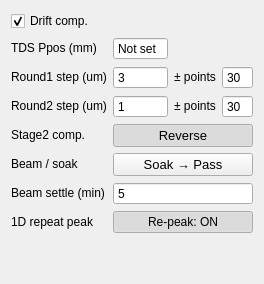
              <widget class="QWidget" name="peakSearchTab">
               <attribute name="title">
                <string>Peak search</string>
               </attribute>
               <layout class="QGridLayout" name="psGrid" columnstretch="0,1,0,1">
                <item row="0" column="0" colspan="2">
                 <widget class="QCheckBox" name="driftComp">
                  <property name="sizePolicy">
                   <sizepolicy hsizetype="Expanding" vsizetype="Fixed">
                    <horstretch>0</horstretch>
                    <verstretch>0</verstretch>
                   </sizepolicy>
                  </property>
                  <property name="toolTip">
                   <string>&lt;html&gt;&lt;head/&gt;&lt;body&gt;&lt;p&gt;&lt;span style=&quot; font-weight:700;&quot;&gt;Temperature drift compensation&lt;/span&gt;&lt;/p&gt;&lt;p&gt;Ticked: in every temperature scan (ScanT ticked, iTC connected, temperature points in the list), at each temperature point the stage1 THz peak is searched around TDS Ppos. Its shift Δ = new peak - TDS Ppos is added to iPos1, and to iPos2 with the direction set below, so the pump-THz delay stays the same at every temperature. Works the same in every scan mode.&lt;/p&gt;&lt;p&gt;Unticked: no search and no compensation. Scans without a temperature change are never compensated.&lt;/p&gt;&lt;/body&gt;&lt;/html&gt;</string>
                  </property>
                  <property name="text">
                   <string>Drift comp.</string>
                  </property>
                  <property name="checked">
                   <bool>true</bool>
                  </property>
                  <property name="mytype" stdset="0">
                   <string>checkbox</string>
                  </property>
                 </widget>
                </item>
                <item row="1" column="0">
                 <widget class="QLabel" name="psLabel_Ppos">
                  <property name="sizePolicy">
                   <sizepolicy hsizetype="Preferred" vsizetype="Fixed">
                    <horstretch>0</horstretch>
                    <verstretch>0</verstretch>
                   </sizepolicy>
                  </property>
                  <property name="toolTip">
                   <string>&lt;html&gt;&lt;head/&gt;&lt;body&gt;&lt;p&gt;&lt;span style=&quot; font-weight:700;&quot;&gt;TDS Ppos - stage1 THz peak position (mm)&lt;/span&gt;&lt;/p&gt;&lt;p&gt;The stage1 position of the THz peak that belongs to the current iPos1 / iPos2. Enter it by hand after optimising the TDS; every successful search then updates it.&lt;/p&gt;&lt;p&gt;Not set: a compensated temperature scan will not start. The value is not kept after the program is closed.&lt;/p&gt;&lt;/body&gt;&lt;/html&gt;</string>
                  </property>
                  <property name="text">
                   <string>TDS Ppos (mm)</string>
                  </property>
                  <property name="mytype" stdset="0">
                   <string>label</string>
                  </property>
                 </widget>
                </item>
                <item row="1" column="1">
                 <widget class="QDoubleSpinBox" name="TDS_Ppos">
                  <property name="sizePolicy">
                   <sizepolicy hsizetype="Expanding" vsizetype="Fixed">
                    <horstretch>0</horstretch>
                    <verstretch>0</verstretch>
                   </sizepolicy>
                  </property>
                  <property name="toolTip">
                   <string>&lt;html&gt;&lt;head/&gt;&lt;body&gt;&lt;p&gt;&lt;span style=&quot; font-weight:700;&quot;&gt;TDS Ppos - stage1 THz peak position (mm)&lt;/span&gt;&lt;/p&gt;&lt;p&gt;The stage1 position of the THz peak that belongs to the current iPos1 / iPos2. Enter it by hand after optimising the TDS; every successful search then updates it.&lt;/p&gt;&lt;p&gt;Not set: a compensated temperature scan will not start. The value is not kept after the program is closed.&lt;/p&gt;&lt;/body&gt;&lt;/html&gt;</string>
                  </property>
                  <property name="buttonSymbols">
                   <enum>QAbstractSpinBox::ButtonSymbols::NoButtons</enum>
                  </property>
                  <property name="specialValueText">
                   <string>Not set</string>
                  </property>
                  <property name="decimals">
                   <number>3</number>
                  </property>
                  <property name="minimum">
                   <double>-1.000000000000000</double>
                  </property>
                  <property name="maximum">
                   <double>220.000000000000000</double>
                  </property>
                  <property name="value">
                   <double>-1.000000000000000</double>
                  </property>
                 </widget>
                </item>
                <item row="2" column="0">
                 <widget class="QLabel" name="psLabel_R1">
                  <property name="sizePolicy">
                   <sizepolicy hsizetype="Preferred" vsizetype="Fixed">
                    <horstretch>0</horstretch>
                    <verstretch>0</verstretch>
                   </sizepolicy>
                  </property>
                  <property name="toolTip">
                   <string>&lt;html&gt;&lt;head/&gt;&lt;body&gt;&lt;p&gt;&lt;span style=&quot; font-weight:700;&quot;&gt;Round 1 - coarse search&lt;/span&gt;&lt;/p&gt;&lt;p&gt;Step (um) and number of points on each side of TDS Ppos. Default 3 um x ±30 covers ±90 um.&lt;/p&gt;&lt;p&gt;Keep the step below the width of the THz peak, or the search can step over it. A maximum on the edge of this window counts as a failed search (the peak may have left the window).&lt;/p&gt;&lt;/body&gt;&lt;/html&gt;</string>
                  </property>
                  <property name="text">
                   <string>Round1 step (um)</string>
                  </property>
                  <property name="mytype" stdset="0">
                   <string>label</string>
                  </property>
                 </widget>
                </item>
                <item row="2" column="1">
                 <widget class="QSpinBox" name="R1_step">
                  <property name="sizePolicy">
                   <sizepolicy hsizetype="Expanding" vsizetype="Fixed">
                    <horstretch>0</horstretch>
                    <verstretch>0</verstretch>
                   </sizepolicy>
                  </property>
                  <property name="toolTip">
                   <string>&lt;html&gt;&lt;head/&gt;&lt;body&gt;&lt;p&gt;&lt;span style=&quot; font-weight:700;&quot;&gt;Round 1 - coarse search&lt;/span&gt;&lt;/p&gt;&lt;p&gt;Step (um) and number of points on each side of TDS Ppos. Default 3 um x ±30 covers ±90 um.&lt;/p&gt;&lt;p&gt;Keep the step below the width of the THz peak, or the search can step over it. A maximum on the edge of this window counts as a failed search (the peak may have left the window).&lt;/p&gt;&lt;/body&gt;&lt;/html&gt;</string>
                  </property>
                  <property name="buttonSymbols">
                   <enum>QAbstractSpinBox::ButtonSymbols::NoButtons</enum>
                  </property>
                  <property name="minimum">
                   <number>1</number>
                  </property>
                  <property name="maximum">
                   <number>1000</number>
                  </property>
                  <property name="value">
                   <number>3</number>
                  </property>
                 </widget>
                </item>
                <item row="2" column="2">
                 <widget class="QLabel" name="psLabel_R1pts">
                  <property name="sizePolicy">
                   <sizepolicy hsizetype="Preferred" vsizetype="Fixed">
                    <horstretch>0</horstretch>
                    <verstretch>0</verstretch>
                   </sizepolicy>
                  </property>
                  <property name="toolTip">
                   <string>&lt;html&gt;&lt;head/&gt;&lt;body&gt;&lt;p&gt;&lt;span style=&quot; font-weight:700;&quot;&gt;Round 1 - coarse search&lt;/span&gt;&lt;/p&gt;&lt;p&gt;Step (um) and number of points on each side of TDS Ppos. Default 3 um x ±30 covers ±90 um.&lt;/p&gt;&lt;p&gt;Keep the step below the width of the THz peak, or the search can step over it. A maximum on the edge of this window counts as a failed search (the peak may have left the window).&lt;/p&gt;&lt;/body&gt;&lt;/html&gt;</string>
                  </property>
                  <property name="text">
                   <string>± points</string>
                  </property>
                  <property name="mytype" stdset="0">
                   <string>label</string>
                  </property>
                 </widget>
                </item>
                <item row="2" column="3">
                 <widget class="QSpinBox" name="R1_pts">
                  <property name="sizePolicy">
                   <sizepolicy hsizetype="Expanding" vsizetype="Fixed">
                    <horstretch>0</horstretch>
                    <verstretch>0</verstretch>
                   </sizepolicy>
                  </property>
                  <property name="toolTip">
                   <string>&lt;html&gt;&lt;head/&gt;&lt;body&gt;&lt;p&gt;&lt;span style=&quot; font-weight:700;&quot;&gt;Round 1 - coarse search&lt;/span&gt;&lt;/p&gt;&lt;p&gt;Step (um) and number of points on each side of TDS Ppos. Default 3 um x ±30 covers ±90 um.&lt;/p&gt;&lt;p&gt;Keep the step below the width of the THz peak, or the search can step over it. A maximum on the edge of this window counts as a failed search (the peak may have left the window).&lt;/p&gt;&lt;/body&gt;&lt;/html&gt;</string>
                  </property>
                  <property name="buttonSymbols">
                   <enum>QAbstractSpinBox::ButtonSymbols::NoButtons</enum>
                  </property>
                  <property name="minimum">
                   <number>1</number>
                  </property>
                  <property name="maximum">
                   <number>500</number>
                  </property>
                  <property name="value">
                   <number>30</number>
                  </property>
                 </widget>
                </item>
                <item row="3" column="0">
                 <widget class="QLabel" name="psLabel_R2">
                  <property name="sizePolicy">
                   <sizepolicy hsizetype="Preferred" vsizetype="Fixed">
                    <horstretch>0</horstretch>
                    <verstretch>0</verstretch>
                   </sizepolicy>
                  </property>
                  <property name="toolTip">
                   <string>&lt;html&gt;&lt;head/&gt;&lt;body&gt;&lt;p&gt;&lt;span style=&quot; font-weight:700;&quot;&gt;Round 2 - fine search&lt;/span&gt;&lt;/p&gt;&lt;p&gt;Step (um) and number of points on each side of the Round 1 result. Default 1 um x ±30.&lt;/p&gt;&lt;/body&gt;&lt;/html&gt;</string>
                  </property>
                  <property name="text">
                   <string>Round2 step (um)</string>
                  </property>
                  <property name="mytype" stdset="0">
                   <string>label</string>
                  </property>
                 </widget>
                </item>
                <item row="3" column="1">
                 <widget class="QSpinBox" name="R2_step">
                  <property name="sizePolicy">
                   <sizepolicy hsizetype="Expanding" vsizetype="Fixed">
                    <horstretch>0</horstretch>
                    <verstretch>0</verstretch>
                   </sizepolicy>
                  </property>
                  <property name="toolTip">
                   <string>&lt;html&gt;&lt;head/&gt;&lt;body&gt;&lt;p&gt;&lt;span style=&quot; font-weight:700;&quot;&gt;Round 2 - fine search&lt;/span&gt;&lt;/p&gt;&lt;p&gt;Step (um) and number of points on each side of the Round 1 result. Default 1 um x ±30.&lt;/p&gt;&lt;/body&gt;&lt;/html&gt;</string>
                  </property>
                  <property name="buttonSymbols">
                   <enum>QAbstractSpinBox::ButtonSymbols::NoButtons</enum>
                  </property>
                  <property name="minimum">
                   <number>1</number>
                  </property>
                  <property name="maximum">
                   <number>1000</number>
                  </property>
                  <property name="value">
                   <number>1</number>
                  </property>
                 </widget>
                </item>
                <item row="3" column="2">
                 <widget class="QLabel" name="psLabel_R2pts">
                  <property name="sizePolicy">
                   <sizepolicy hsizetype="Preferred" vsizetype="Fixed">
                    <horstretch>0</horstretch>
                    <verstretch>0</verstretch>
                   </sizepolicy>
                  </property>
                  <property name="toolTip">
                   <string>&lt;html&gt;&lt;head/&gt;&lt;body&gt;&lt;p&gt;&lt;span style=&quot; font-weight:700;&quot;&gt;Round 2 - fine search&lt;/span&gt;&lt;/p&gt;&lt;p&gt;Step (um) and number of points on each side of the Round 1 result. Default 1 um x ±30.&lt;/p&gt;&lt;/body&gt;&lt;/html&gt;</string>
                  </property>
                  <property name="text">
                   <string>± points</string>
                  </property>
                  <property name="mytype" stdset="0">
                   <string>label</string>
                  </property>
                 </widget>
                </item>
                <item row="3" column="3">
                 <widget class="QSpinBox" name="R2_pts">
                  <property name="sizePolicy">
                   <sizepolicy hsizetype="Expanding" vsizetype="Fixed">
                    <horstretch>0</horstretch>
                    <verstretch>0</verstretch>
                   </sizepolicy>
                  </property>
                  <property name="toolTip">
                   <string>&lt;html&gt;&lt;head/&gt;&lt;body&gt;&lt;p&gt;&lt;span style=&quot; font-weight:700;&quot;&gt;Round 2 - fine search&lt;/span&gt;&lt;/p&gt;&lt;p&gt;Step (um) and number of points on each side of the Round 1 result. Default 1 um x ±30.&lt;/p&gt;&lt;/body&gt;&lt;/html&gt;</string>
                  </property>
                  <property name="buttonSymbols">
                   <enum>QAbstractSpinBox::ButtonSymbols::NoButtons</enum>
                  </property>
                  <property name="minimum">
                   <number>1</number>
                  </property>
                  <property name="maximum">
                   <number>500</number>
                  </property>
                  <property name="value">
                   <number>30</number>
                  </property>
                 </widget>
                </item>
                <item row="4" column="0">
                 <widget class="QLabel" name="psLabel_dir">
                  <property name="sizePolicy">
                   <sizepolicy hsizetype="Preferred" vsizetype="Fixed">
                    <horstretch>0</horstretch>
                    <verstretch>0</verstretch>
                   </sizepolicy>
                  </property>
                  <property name="toolTip">
                   <string>&lt;html&gt;&lt;head/&gt;&lt;body&gt;&lt;p&gt;&lt;span style=&quot; font-weight:700;&quot;&gt;Stage2 compensation direction&lt;/span&gt;&lt;/p&gt;&lt;p&gt;Reverse: stage2 moves opposite to the stage1 peak shift, iPos2 = iPos2 - Δ (this setup: stage2 is mounted in reverse).&lt;/p&gt;&lt;p&gt;Forward: iPos2 = iPos2 + Δ.&lt;/p&gt;&lt;/body&gt;&lt;/html&gt;</string>
                  </property>
                  <property name="text">
                   <string>Stage2 comp.</string>
                  </property>
                  <property name="mytype" stdset="0">
                   <string>label</string>
                  </property>
                 </widget>
                </item>
                <item row="4" column="1" colspan="3">
                 <widget class="QPushButton" name="stage2CompDir">
                  <property name="sizePolicy">
                   <sizepolicy hsizetype="Expanding" vsizetype="Fixed">
                    <horstretch>0</horstretch>
                    <verstretch>0</verstretch>
                   </sizepolicy>
                  </property>
                  <property name="maximumSize">
                   <size>
                    <width>16777215</width>
                    <height>32</height>
                   </size>
                  </property>
                  <property name="font">
                   <font>
                    <pointsize>10</pointsize>
                   </font>
                  </property>
                  <property name="toolTip">
                   <string>&lt;html&gt;&lt;head/&gt;&lt;body&gt;&lt;p&gt;&lt;span style=&quot; font-weight:700;&quot;&gt;Stage2 compensation direction&lt;/span&gt;&lt;/p&gt;&lt;p&gt;Reverse: stage2 moves opposite to the stage1 peak shift, iPos2 = iPos2 - Δ (this setup: stage2 is mounted in reverse).&lt;/p&gt;&lt;p&gt;Forward: iPos2 = iPos2 + Δ.&lt;/p&gt;&lt;/body&gt;&lt;/html&gt;</string>
                  </property>
                  <property name="text">
                   <string>Reverse</string>
                  </property>
                  <property name="checkable">
                   <bool>true</bool>
                  </property>
                  <property name="checked">
                   <bool>true</bool>
                  </property>
                  <property name="mytype" stdset="0">
                   <string>checkable_button</string>
                  </property>
                 </widget>
                </item>
                <item row="5" column="0">
                 <widget class="QLabel" name="psLabel_pass">
                  <property name="sizePolicy">
                   <sizepolicy hsizetype="Preferred" vsizetype="Fixed">
                    <horstretch>0</horstretch>
                    <verstretch>0</verstretch>
                   </sizepolicy>
                  </property>
                  <property name="toolTip">
                   <string>&lt;html&gt;&lt;head/&gt;&lt;body&gt;&lt;p&gt;&lt;span style=&quot; font-weight:700;&quot;&gt;Beam / soak order (AutoBlock only)&lt;/span&gt;&lt;/p&gt;&lt;p&gt;Pass → Soak: the beam is let through as soon as the temperature is stable, so the sample soak also absorbs the heating by the pump beam before the peak search.&lt;/p&gt;&lt;p&gt;Soak → Pass (default): the beam stays blocked through the soak and is then let through. Both orders add the full Beam settle wait after soak and beam pass, before peak search or measurement.&lt;/p&gt;&lt;p&gt;Only used when AutoBlock is on in a temperature scan.&lt;/p&gt;&lt;/body&gt;&lt;/html&gt;</string>
                  </property>
                  <property name="text">
                   <string>Beam / soak</string>
                  </property>
                  <property name="mytype" stdset="0">
                   <string>label</string>
                  </property>
                 </widget>
                </item>
                <item row="5" column="1" colspan="3">
                 <widget class="QPushButton" name="passOrder">
                  <property name="sizePolicy">
                   <sizepolicy hsizetype="Expanding" vsizetype="Fixed">
                    <horstretch>0</horstretch>
                    <verstretch>0</verstretch>
                   </sizepolicy>
                  </property>
                  <property name="maximumSize">
                   <size>
                    <width>16777215</width>
                    <height>32</height>
                   </size>
                  </property>
                  <property name="font">
                   <font>
                    <pointsize>10</pointsize>
                   </font>
                  </property>
                  <property name="toolTip">
                   <string>&lt;html&gt;&lt;head/&gt;&lt;body&gt;&lt;p&gt;&lt;span style=&quot; font-weight:700;&quot;&gt;Beam / soak order (AutoBlock only)&lt;/span&gt;&lt;/p&gt;&lt;p&gt;Pass → Soak: the beam is let through as soon as the temperature is stable, so the sample soak also absorbs the heating by the pump beam before the peak search.&lt;/p&gt;&lt;p&gt;Soak → Pass (default): the beam stays blocked through the soak and is then let through. Both orders add the full Beam settle wait after soak and beam pass, before peak search or measurement.&lt;/p&gt;&lt;p&gt;Only used when AutoBlock is on in a temperature scan.&lt;/p&gt;&lt;/body&gt;&lt;/html&gt;</string>
                  </property>
                  <property name="text">
                   <string>Soak → Pass</string>
                  </property>
                  <property name="checkable">
                   <bool>true</bool>
                  </property>
                  <property name="checked">
                   <bool>false</bool>
                  </property>
                  <property name="mytype" stdset="0">
                   <string>checkable_button</string>
                  </property>
                 </widget>
                </item>
                <item row="6" column="0">
                 <widget class="QLabel" name="psLabel_beamSettle">
                  <property name="sizePolicy">
                   <sizepolicy hsizetype="Preferred" vsizetype="Fixed">
                    <horstretch>0</horstretch>
                    <verstretch>0</verstretch>
                   </sizepolicy>
                  </property>
                  <property name="toolTip">
                   <string>&lt;html&gt;&lt;head/&gt;&lt;body&gt;&lt;p&gt;&lt;span style=&quot; font-weight:700;&quot;&gt;Extra beam settle time (minutes)&lt;/span&gt;&lt;/p&gt;&lt;p&gt;At each temperature point with AutoBlock on, wait this full additional time after the temperature has stabilized, the sample soak has finished and the beam is passing, before peak search or measurement. This lets heating by the pump beam settle.&lt;/p&gt;&lt;p&gt;Applies to both Pass → Soak and Soak → Pass, even with Drift comp. off. Default 5 min; 0 skips this extra wait. Stop interrupts the wait.&lt;/p&gt;&lt;/body&gt;&lt;/html&gt;</string>
                  </property>
                  <property name="text">
                   <string>Beam settle (min)</string>
                  </property>
                  <property name="mytype" stdset="0">
                   <string>label</string>
                  </property>
                 </widget>
                </item>
                <item row="6" column="1" colspan="3">
                 <widget class="QSpinBox" name="beamSettle">
                  <property name="sizePolicy">
                   <sizepolicy hsizetype="Expanding" vsizetype="Fixed">
                    <horstretch>0</horstretch>
                    <verstretch>0</verstretch>
                   </sizepolicy>
                  </property>
                  <property name="toolTip">
                   <string>&lt;html&gt;&lt;head/&gt;&lt;body&gt;&lt;p&gt;&lt;span style=&quot; font-weight:700;&quot;&gt;Extra beam settle time (minutes)&lt;/span&gt;&lt;/p&gt;&lt;p&gt;At each temperature point with AutoBlock on, wait this full additional time after the temperature has stabilized, the sample soak has finished and the beam is passing, before peak search or measurement. This lets heating by the pump beam settle.&lt;/p&gt;&lt;p&gt;Applies to both Pass → Soak and Soak → Pass, even with Drift comp. off. Default 5 min; 0 skips this extra wait. Stop interrupts the wait.&lt;/p&gt;&lt;/body&gt;&lt;/html&gt;</string>
                  </property>
                  <property name="buttonSymbols">
                   <enum>QAbstractSpinBox::ButtonSymbols::NoButtons</enum>
                  </property>
                  <property name="minimum">
                   <number>0</number>
                  </property>
                  <property name="maximum">
                   <number>1440</number>
                  </property>
                  <property name="value">
                   <number>5</number>
                  </property>
                 </widget>
                </item>
                <item row="7" column="0">
                 <widget class="QLabel" name="psLabel_repeatPeak">
                  <property name="sizePolicy">
                   <sizepolicy hsizetype="Preferred" vsizetype="Fixed">
                    <horstretch>0</horstretch>
                    <verstretch>0</verstretch>
                   </sizepolicy>
                  </property>
                  <property name="toolTip">
                   <string>&lt;html&gt;&lt;head/&gt;&lt;body&gt;&lt;p&gt;&lt;span style=&quot; font-weight:700;&quot;&gt;1D_THz repeat peak search&lt;/span&gt;&lt;/p&gt;&lt;p&gt;ON (default): during a temperature scan with Drift comp. enabled, search the peak again before Stage2 repeat 2, 3, etc. at each temperature. Update Stage1 and compensate Stage2 using the selected direction.&lt;/p&gt;&lt;p&gt;OFF: keep only the initial peak search at each temperature. Other scan modes are unaffected. Repeat searches do not repeat the sample soak or Beam settle wait.&lt;/p&gt;&lt;/body&gt;&lt;/html&gt;</string>
                  </property>
                  <property name="text">
                   <string>1D repeat peak</string>
                  </property>
                  <property name="mytype" stdset="0">
                   <string>label</string>
                  </property>
                 </widget>
                </item>
                <item row="7" column="1" colspan="3">
                 <widget class="QPushButton" name="repeatPeak">
                  <property name="sizePolicy">
                   <sizepolicy hsizetype="Expanding" vsizetype="Fixed">
                    <horstretch>0</horstretch>
                    <verstretch>0</verstretch>
                   </sizepolicy>
                  </property>
                  <property name="toolTip">
                   <string>&lt;html&gt;&lt;head/&gt;&lt;body&gt;&lt;p&gt;&lt;span style=&quot; font-weight:700;&quot;&gt;1D_THz repeat peak search&lt;/span&gt;&lt;/p&gt;&lt;p&gt;ON (default): during a temperature scan with Drift comp. enabled, search the peak again before Stage2 repeat 2, 3, etc. at each temperature. Update Stage1 and compensate Stage2 using the selected direction.&lt;/p&gt;&lt;p&gt;OFF: keep only the initial peak search at each temperature. Other scan modes are unaffected. Repeat searches do not repeat the sample soak or Beam settle wait.&lt;/p&gt;&lt;/body&gt;&lt;/html&gt;</string>
                  </property>
                  <property name="text">
                   <string>Re-peak: ON</string>
                  </property>
                  <property name="checkable">
                   <bool>true</bool>
                  </property>
                  <property name="checked">
                   <bool>true</bool>
                  </property>
                  <property name="mytype" stdset="0">
                   <string>checkable_button</string>
                  </property>
                 </widget>
                </item>
                <item row="8" column="0">
                 <spacer name="psVSpacer">
                  <property name="orientation">
                   <enum>Qt::Orientation::Vertical</enum>
                  </property>
                  <property name="sizeHint" stdset="0">
                   <size>
                    <width>20</width>
                    <height>40</height>
                   </size>
                  </property>
                 </spacer>
                </item>
               </layout>
              </widget>
